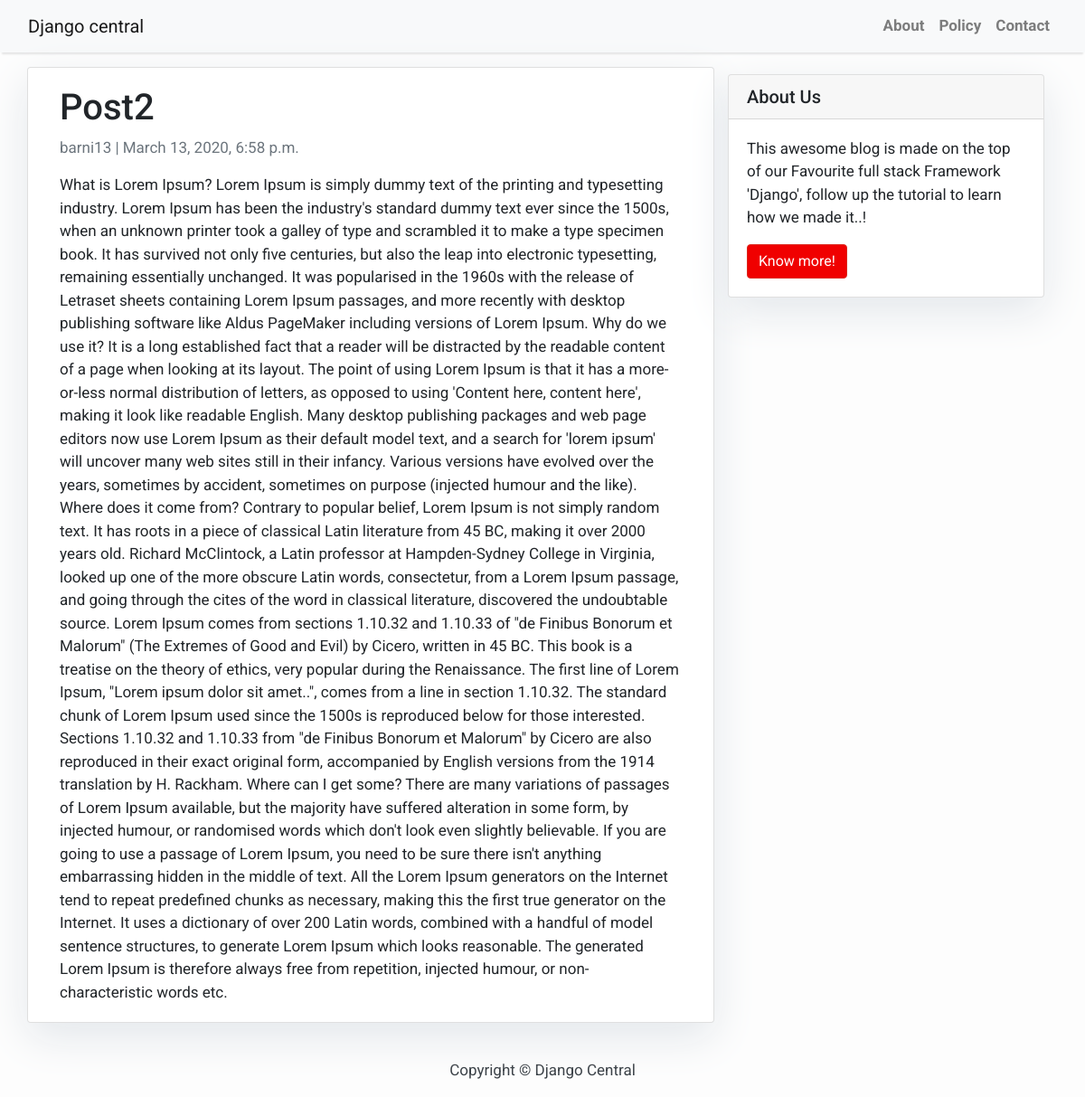
The app's page /blog/post2/ with its own data.
### blog/models.py (models this page shows, shortened)
class Post(models.Model):
    title = models.CharField(max_length=200, unique=True)
    slug = models.SlugField(max_length=200, unique=True)
    author = models.ForeignKey(User, on_delete= models.CASCADE,related_name='blog_posts')
    updated_on = models.DateTimeField(auto_now= True)
    content = models.TextField()
    created_on = models.DateTimeField(auto_now_add=True)
    status = models.IntegerField(choices=STATUS, default=0)
    class Meta:
        ordering = ['-created_on']

### blog/views.py (the view)
# urls.py: path('<slug:slug>/', views.PostDetail.as_view(), name='post_detail'),
class PostDetail(generic.DetailView):
    model = Post
    template_name = 'post_detail.html'

### blog/templates/post_detail.html
{% extends 'base.html' %} {% block content %}
<div class="container">
  <div class="row">
    <div class="col-md-8 card mb-4  mt-3 left  top">
      <div class="card-body">
        <h1>{% block title %} {{ object.title }} {% endblock title %}</h1>
        <p class=" text-muted">{{ post.author }} | {{ post.created_on }}</p>
        <p class="card-text ">{{ object.content | safe }}</p>
      </div>
    </div>
    {% block sidebar %} {% include 'sidebar.html' %} {% endblock sidebar %}
  </div>
</div>
{% endblock content %}

### blog/templates/base.html (style rules this page uses)
body { font-family: "Roboto", sans-serif; font-size: 17px; background-color: #fdfdfd; }

### blog/templates/sidebar.html (style rules this page uses)
.card { box-shadow: 0 16px 48px #E3E7EB; }

### records on screen
Post: title "Post2", author "barni13", created_on "March 13, 2020, 6:58 p.m.", content "What is Lorem Ipsum? Lorem Ipsum is simply dummy text of the printing and typesetting industry. Lorem Ipsum has been the industry's standard dummy text ever since the 1500s, when an unknown printer took a galley of type and scrambled it to make a type specimen book. It has survived not only five centuries, but also the leap into electronic typesetting, remaining essentially unchanged. It was popularised in the 1960s with the release of Letraset sheets containing Lorem Ipsum passages, and more recently with desktop publishing software like Aldus PageMaker including versions of Lorem Ipsum. Why do we use it? It is a long established fact that a reader will be distracted by the readable…"
